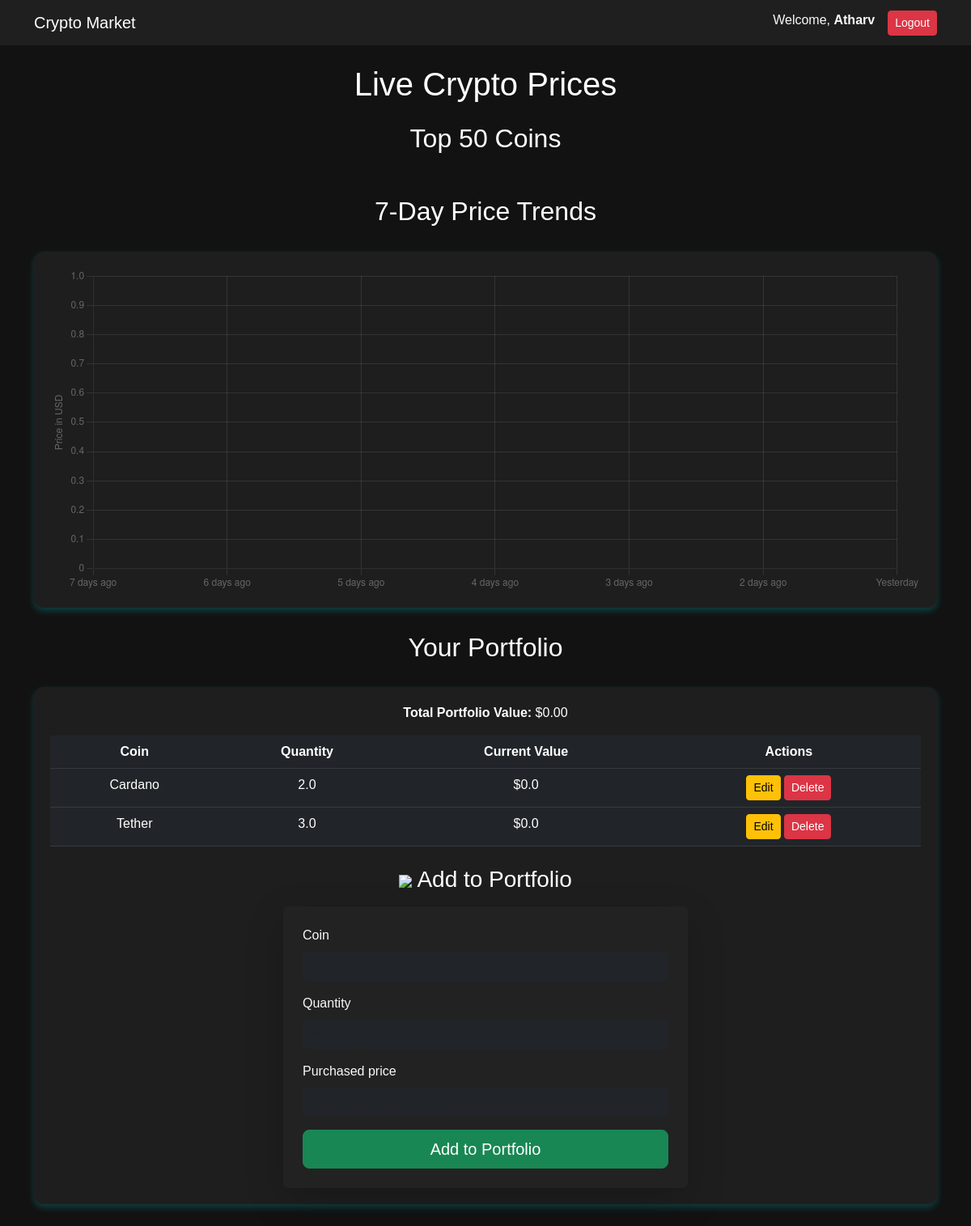
The page /dashboard/ (signed in) on the database its author committed.
### market/models.py (models this page shows)
class Portfolio(models.Model):
    user = models.ForeignKey(User, on_delete=models.CASCADE, default=1)  # Default user ID
    coin = models.CharField(max_length=50)
    quantity = models.FloatField()
    purchased_price = models.FloatField()
    purchased_at = models.DateTimeField(auto_now_add=True)

### market/views.py (the view, shortened to what this page needs)
# urls.py: path('dashboard/', crypto_dashboard, name='crypto_dashboard'),
@login_required
def crypto_dashboard(request):
    cache_key_market = "crypto_market_data"
    cache_key_historical = "crypto_historical_data"
    market_data = cache.get(cache_key_market)
    if not market_data:
        try:
            url = "https://api.coingecko.com/api/v3/coins/markets"
            params = {
                "vs_currency": "usd",
                "order": "market_cap_desc",
                "per_page": 50,  # Fetch top 50 coins
                "page": 1,
                "sparkline": False  # No inline historical data
            }
            response = requests.get(url, params=params, timeout=10)
            response.raise_for_status()
            market_data = response.json()
            cache.set(cache_key_market, market_data, timeout=300)  # Cache for 5 min
        except requests.RequestException as e:
            logger.error(f"Error fetching market data: {e}")
            market_data = []
    price_data = {}
    for coin in market_data:
        print(coin)  # Debug each coin
        price_data[coin["id"]] = {
            "price": coin.get("current_price", 0),
            "market_cap": coin.get("market_cap", 0)
        }
    historical_data = cache.get(cache_key_historical)
    if not historical_data:
        historical_data = {}
        try:
            cache.set(cache_key_historical, historical_data, timeout=300)  # Cache for 5 min
        except requests.RequestException as e:
            logger.error(f"Error fetching historical data: {e}")
    historical_data_json = json.dumps(historical_data)
    portfolio = Portfolio.objects.filter(user=request.user).values("id", "coin", "quantity")
    portfolio_items = []
    portfolio_value = 0
    for item in portfolio:
        coin_name = item["coin"].lower()
        current_price = price_data.get(coin_name, {}).get("price", 0)
        current_value = item["quantity"] * current_price
        portfolio_items.append({
            "id": item["id"],
            "coin": item["coin"],
            "quantity": item["quantity"],
            "current_value": current_value,
        })
        portfolio_value += current_value
    if request.method == "POST":
        form = PortfolioForm(request.POST)
        if form.is_valid():
            portfolio_item = form.save(commit=False)
            portfolio_item.user = request.user
            portfolio_item.save()
            return redirect("crypto_dashboard")
    else:
        form = PortfolioForm()
    return render(request, "market/index.html", {
        "crypto_data": market_data,  # Market data for UI
        "portfolio": portfolio_items,
        "portfolio_value": portfolio_value,
        "form": form,
        "historical_data_json": historical_data_json  # Historical data for charts
    })

### market/forms.py
class PortfolioForm(forms.ModelForm):
    class Meta:
        model = Portfolio
        fields = ['coin', 'quantity', 'purchased_price']

### market/templates/market/index.html (shortened to what this page needs)
{% load static %}
<!DOCTYPE html>
<html lang="en">
<head>
    <link href="https://cdn.jsdelivr.net/npm/bootstrap@5.3.0/dist/css/bootstrap.min.css" rel="stylesheet">
</head>
<body>
    <nav class="navbar navbar-expand-lg navbar-dark">
        <div class="container">
            <a class="navbar-brand" href="#">Crypto Market</a>
            <div class="d-flex">
                <span class="me-3 text-light">Welcome, <strong>{{ request.user.username }}</strong></span>
                <a href="{% url 'logout' %}" class="btn btn-danger btn-sm">Logout</a>
            </div>
        </div>
    </nav>
    <div class="container mt-4">
        <h1 class="text-center">Live Crypto Prices</h1>
        <h2 class="text-center mt-4">Top 50 Coins</h2>
        <div class="crypto-scroller">
        </div>
        <h2 class="text-center mt-4">7-Day Price Trends</h2>
        <div class="chart-container">
            <canvas id="cryptoChart"></canvas>
        </div>
        <h2 class="text-center mt-4">Your Portfolio</h2>
        <div class="portfolio-container">
            <p class="text-center"><strong>Total Portfolio Value:</strong> ${{ portfolio_value|floatformat:2 }}</p>
            <table class="table table-dark table-hover text-center">
                <thead>
                    <tr>
                        <th>Coin</th>
                        <th>Quantity</th>
                        <th>Current Value</th>
                        <th>Actions</th>
                    </tr>
                </thead>
                <tbody>
                    {% for item in portfolio %}
                    <tr>
                        <td>{{ item.coin }}</td>
                        <td>{{ item.quantity }}</td>
                        <td>${{ item.current_value }}</td>
                        <td>
                            <a href="{% url 'edit_portfolio' item.id %}" class="btn btn-warning btn-sm">Edit</a>
                            <a href="{% url 'delete_portfolio' item.id %}" class="btn btn-danger btn-sm">Delete</a>
                        </td>
                    </tr>
                {% empty %}
                    <tr><td colspan="4">No portfolio items found.</td></tr>
                {% endfor %}
                </tbody>
            </table>
            <h3 class="text-center mt-4">
                <img src="https://cdn-icons-png.flaticon.com/128/3135/3135789.png" width="30"> Add to Portfolio
            </h3>
            <div class="portfolio-form-container mx-auto mt-3 p-4 rounded shadow-lg" style="max-width: 500px; background: #222; color: white;">
                <form method="POST" class="row g-3">
                    {% for field in form %}
                    <div class="col-12">
                        <label for="{{ field.id_for_label }}" class="form-label text-light">{{ field.label }}</label>
                        <input type="text" class="form-control bg-dark text-light border-0" id="{{ field.id_for_label }}" name="{{ field.name }}" value="{{ field.value|default_if_none:'' }}" placeholder="Enter {{ field.label }}">
                    </div>
                    {% endfor %}
                    <div class="text-center mt-3">
                        <button type="submit" class="btn btn-success btn-lg w-100">
                             Add to Portfolio
                        </button>
                    </div>
                </form>
            </div>
        </div>
    </div>
    <script>
        // Parse historical price data from Django
        const historicalData = JSON.parse('{{ historical_data_json|safe }}');
        // Define chart labels (days)
        const labels = ["7 days ago", "6 days ago", "5 days ago", "4 days ago", "3 days ago", "2 days ago", "Yesterday"];
        const datasets = [];
        // Generate datasets dynamically
        Object.keys(historicalData).forEach((coin, index) => {
            datasets.push({
                label: coin.toUpperCase(),
                data: historicalData[coin],
                borderColor: ["#ff4757", "#1e90ff", "#2ed573", "#f39c12", "#9b59b6"][index],
                borderWidth: 2,
                fill: false,
                tension: 0.3
            });
        });
        // Create the line chart
        const ctx = document.getElementById("cryptoChart").getContext("2d");
        new Chart(ctx, {
            type: "line",
            data: {
                labels: labels,
                datasets: datasets
            },
            options: {
                responsive: true,
                maintainAspectRatio: false,
                plugins: {
                    legend: {
                        display: true,
                        position: 'top'
                    }
                },
                scales: {
                    y: {
                        beginAtZero: false,
                        title: {
                            display: true,
                            text: 'Price in USD'
                        },
                        grid: {
                            color: 'rgba(255, 255, 255, 0.1)'
                        }
                    },
                    x: {
                        grid: {
                            color: 'rgba(255, 255, 255, 0.1)'
                        }
                    }
                }
            }
        });
    </script>
</body>
</html>

### market/templates/market/index.html (style rules this page uses)
body { font-family: 'Poppins', sans-serif; background: #121212; color: #ffffff; }
.navbar { background: #1f1f1f; }
.portfolio-container, .chart-container { background: #1e1e1e; padding: 20px; border-radius: 12px; box-shadow: 0 4px 8px rgba(0, 255, 255, 0.2); margin-top: 30px; margin-bottom: 30px; }
.table-dark { background: #272727; }
canvas { width: 100% !important; height: 400px !important; }
.crypto-scroller { overflow: hidden; white-space: nowrap; position: relative; width: 100%; padding: 10px 0; }

### rows shown on the page
Portfolio: coin "Cardano", quantity "2.0"
Portfolio: coin "Tether", quantity "3.0"

### other values the page prints
{{ request.user.username }} "Atharv"
{{ portfolio_value|floatformat:2 }} "0.00"
{{ item.current_value }} "0.0" "0.0"
{{ field.label }} "Coin" "Quantity" "Purchased price"
